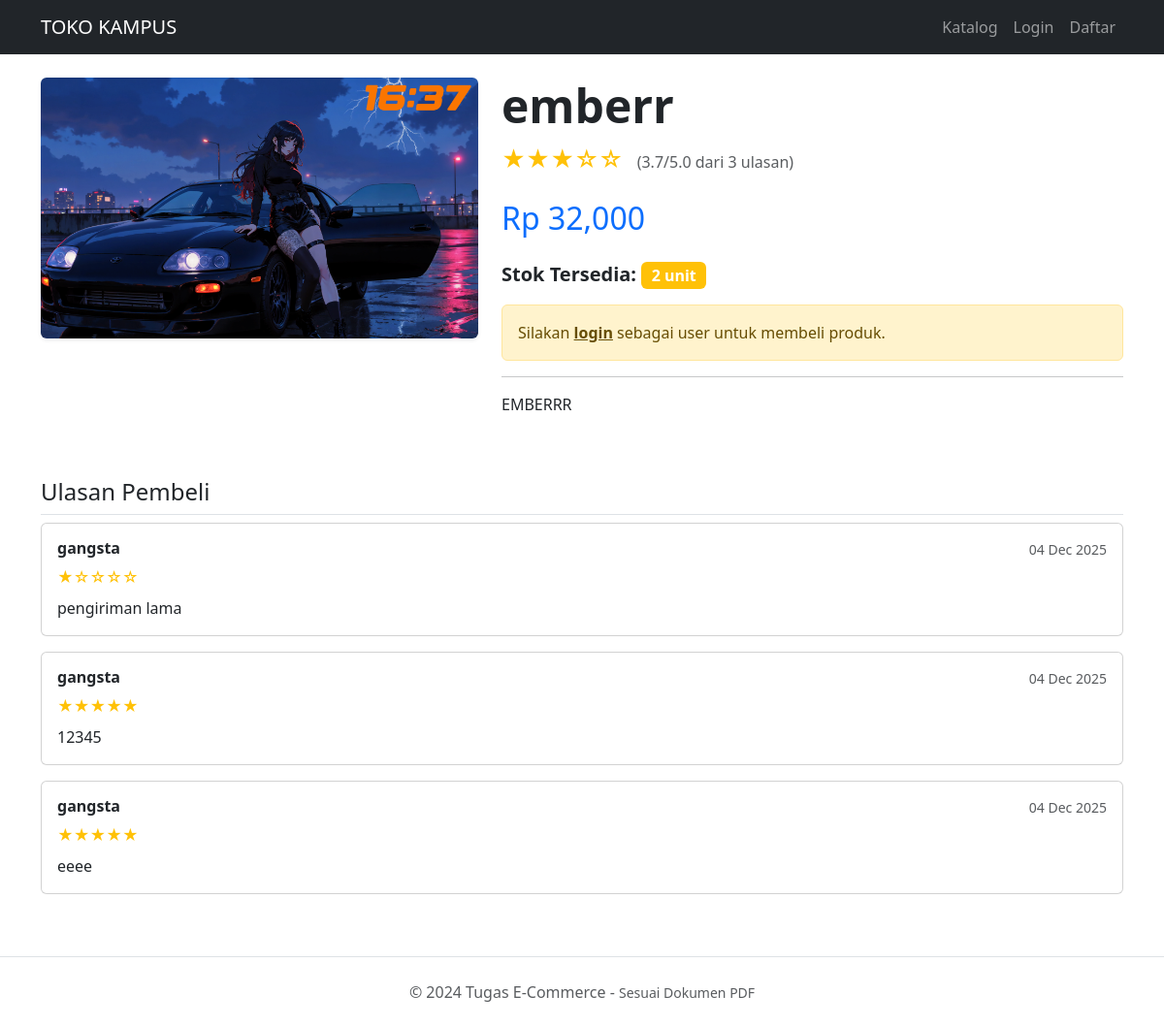
/toko_online/detail_produk.php?id=2, run on the app's committed database.
### tables this page shows
CREATE TABLE `products` (
  `id` int(11) NOT NULL,
  `category_id` int(11) DEFAULT NULL,
  `name` varchar(100) NOT NULL,
  `price` decimal(10,2) NOT NULL,
  `stock` int(11) NOT NULL,
  `description` text DEFAULT NULL,
  `image` varchar(255) DEFAULT NULL
);

CREATE TABLE `reviews` (
  `id` int(11) NOT NULL,
  `order_id` int(11) NOT NULL,
  `product_id` int(11) NOT NULL,
  `user_id` int(11) NOT NULL,
  `rating` int(11) NOT NULL,
  `comment` text DEFAULT NULL,
  `created_at` timestamp NOT NULL DEFAULT current_timestamp()
);

CREATE TABLE `users` (
  `id` int(11) NOT NULL,
  `name` varchar(100) NOT NULL,
  `email` varchar(100) NOT NULL,
  `password_hash` varchar(255) NOT NULL,
  `phone` varchar(20) DEFAULT NULL,
  `address` text DEFAULT NULL,
  `role` enum('admin','user') DEFAULT 'user',
  `created_at` timestamp NOT NULL DEFAULT current_timestamp()
);

### toko_online/detail_produk.php (the view, shortened to what this page needs)
<?php include 'koneksi.php'; include 'header.php';
$id_produk = mysqli_real_escape_string($conn, $_GET['id']);
$query = mysqli_query($conn, "SELECT * FROM products WHERE id='$id_produk'");
$produk = mysqli_fetch_assoc($query);
$review_query = mysqli_query($conn, "SELECT AVG(rating) as avg_rating, COUNT(*) as total_review FROM reviews WHERE product_id='$id_produk'");
$review_data = mysqli_fetch_assoc($review_query);
$avg_rating = round($review_data['avg_rating'], 1);
$total_review = $review_data['total_review'];
?>
<div class="row">
    <div class="col-md-5">
        <img src="assets/img/<?= $produk['image'] ?>" class="img-fluid rounded shadow-sm">
    </div>
    <div class="col-md-7">
        <h1 class="display-5 fw-bold"><?= $produk['name'] ?></h1>
        <div class="mb-3">
            <span class="text-warning fs-4">
                <?php
                for($i=1; $i<=5; $i++) {
                    if($i <= $avg_rating) echo "★";
                    else echo "☆";
                }
                ?>
            </span>
            <span class="ms-2 text-muted">(<?= $avg_rating ?>/5.0 dari <?= $total_review ?> ulasan)</span>
        </div>
        <h2 class="text-primary my-4">Rp <?= number_format($produk['price']) ?></h2>
        <p class="lead fw-bold mb-3">Stok Tersedia:
            <span class="badge bg-<?= $produk['stock'] > 10 ? 'success' : ($produk['stock'] > 0 ? 'warning' : 'danger') ?> fs-6">
                <?= $produk['stock'] > 0 ? $produk['stock'] . ' unit' : 'Habis' ?>
            </span>
        </p>
        <?php if ($produk['stock'] > 0): ?>
            <?php if (isset($_SESSION['user_id']) && $_SESSION['role'] == 'user'): ?>
                <form method="post" action="tambah_keranjang.php">
                    <input type="hidden" name="id" value="<?= $produk['id'] ?>">
                    <div class="d-flex align-items-center mb-4">
                        <label class="me-3 fw-bold">Jumlah:</label>
                        <input type="number" name="quantity" class="form-control me-3" value="1" min="1" max="<?= $produk['stock'] ?>" style="width: 80px;" required>
                        <button type="submit" class="btn btn-lg btn-success"><i class="fas fa-cart-plus"></i> Beli</button>
                    </div>
                </form>
            <?php elseif (isset($_SESSION['user_id']) && $_SESSION['role'] == 'admin'): ?>
                <div class="alert alert-info">Anda login sebagai Admin. Tidak bisa membeli produk.</div>
            <?php else: ?>
                <div class="alert alert-warning">Silakan <a href="login.php" class="alert-link">login</a> sebagai user untuk membeli produk.</div>
            <?php endif; ?>
        <?php else: ?>
             <div class="alert alert-danger">Stok Habis.</div>
        <?php endif; ?>
        <hr>
        <p><?= nl2br($produk['description']) ?></p>
    </div>
</div>
<div class="row mt-5">
    <div class="col-12">
        <h4 class="border-bottom pb-2">Ulasan Pembeli</h4>
        <?php
        $list_review = mysqli_query($conn, "SELECT r.*, u.name
                                            FROM reviews r
                                            JOIN users u ON r.user_id = u.id
                                            WHERE r.product_id='$id_produk'
                                            ORDER BY r.created_at DESC");
        if (mysqli_num_rows($list_review) > 0) {
            while ($r = mysqli_fetch_assoc($list_review)) {
                $stars = str_repeat("★", $r['rating']) . str_repeat("☆", 5 - $r['rating']);
                echo "
                <div class='card mb-3'>
                    <div class='card-body'>
                        <div class='d-flex justify-content-between'>
                            <h6 class='fw-bold'>{$r['name']}</h6>
                            <small class='text-muted'>".date('d M Y', strtotime($r['created_at']))."</small>
                        </div>
                        <div class='text-warning mb-2'>{$stars}</div>
                        <p class='mb-0'>{$r['comment']}</p>
                    </div>
                </div>";
            }
        } else {
            echo "<p class='text-muted'>Belum ada ulasan untuk produk ini.</p>";
        }
        ?>
    </div>
</div>
<?php include 'footer.php'; ?>

### data on the page
products: image (picture), name "emberr", price "32,000", stock "2", description "EMBERRR"
reviews: user.name "gangsta", created_at "04 Dec 2025", rating "★☆☆☆☆", comment "pengiriman lama"
reviews: user.name "gangsta", created_at "04 Dec 2025", rating "★★★★★", comment "12345"
reviews: user.name "gangsta", created_at "04 Dec 2025", rating "★★★★★", comment "eeee"

### other printed values
$avg_rating "3.7"
$total_review "3"
